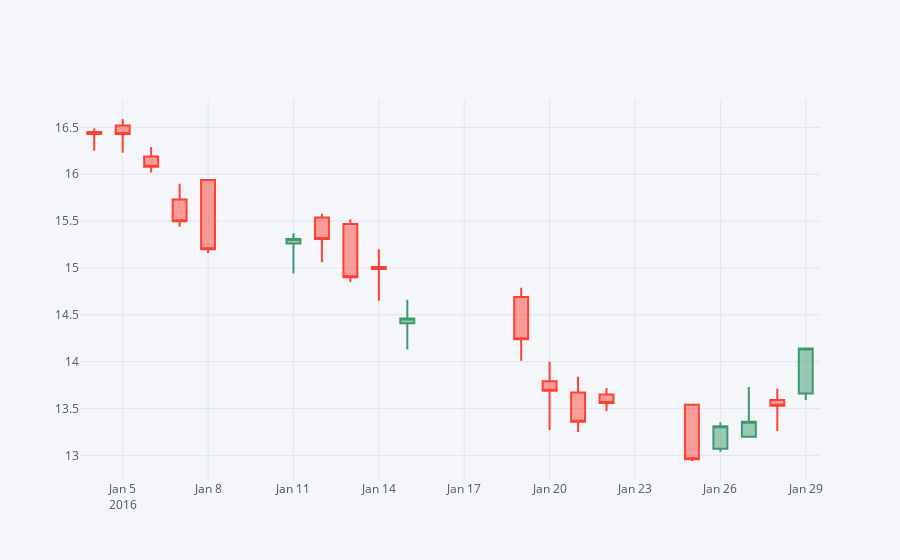

Here is the notebook cell this chart was saved with:
### Markdown cell above
** Use .iplot(kind='candle) to create a candle plot of Bank of America's stock from Jan 1st 2015 to Jan 1st 2016.**

### Code cell
BAC[['Open', 'High', 'Low', 'Close']].loc['2016-01-01':'2016-01-31'].iplot(kind='candle')

### Figure 1 — Plotly figure (JSON) as saved in the notebook; plotly's stock layout.template omitted (floating-point values rounded to 4 significant figures)
{"data": [{"close": [16.43, 16.43, 16.08, 15.5, 15.2, 15.31, 15.31, 14.9, 14.99, 14.46, 14.24, 13.69, 13.36, 13.56, 12.96, 13.31, 13.36, 13.53, 14.14], "high": [16.49, 16.59, 16.29, 15.9, 15.94, 15.37, 15.58, 15.52, 15.2, 14.66, 14.79, 14, 13.84, 13.72, 13.55, 13.35, 13.73, 13.71, 14.15], "low": [16.25, 16.23, 16.02, 15.44, 15.16, 14.94, 15.06, 14.85, 14.65, 14.13, 14.01, 13.27, 13.25, 13.47, 12.94, 13.04, 13.19, 13.26, 13.59], "open": [16.45, 16.52, 16.19, 15.73, 15.94, 15.26, 15.54, 15.47, 15.01, 14.41, 14.69, 13.79, 13.67, 13.65, 13.54, 13.07, 13.2, 13.59, 13.66], "showlegend": false, "type": "candlestick", "x": ["2016-01-04", "2016-01-05", "2016-01-06", "2016-01-07", "2016-01-08", "2016-01-11", "2016-01-12", "2016-01-13", "2016-01-14", "2016-01-15", "2016-01-19", "2016-01-20", "2016-01-21", "2016-01-22", "2016-01-25", "2016-01-26", "2016-01-27", "2016-01-28", "2016-01-29"], "yaxis": "y2"}], "layout": {"legend": {"bgcolor": "#F5F6F9", "font": {"color": "#4D5663"}}, "paper_bgcolor": "#F5F6F9", "plot_bgcolor": "#F5F6F9", "title": {"font": {"color": "#4D5663"}}, "xaxis": {"gridcolor": "#E1E5ED", "rangeslider": {"visible": false}, "showgrid": true, "tickfont": {"color": "#4D5663"}, "title": {"font": {"color": "#4D5663"}, "text": ""}, "zerolinecolor": "#E1E5ED"}, "yaxis": {"gridcolor": "#E1E5ED", "showgrid": true, "showticklabels": false, "tickfont": {"color": "#4D5663"}, "title": {"font": {"color": "#4D5663"}, "text": ""}, "zerolinecolor": "#E1E5ED"}, "yaxis2": {"gridcolor": "#E1E5ED", "showgrid": true, "tickfont": {"color": "#4D5663"}, "title": {"font": {"color": "#4D5663"}, "text": ""}, "zerolinecolor": "#E1E5ED"}}}
